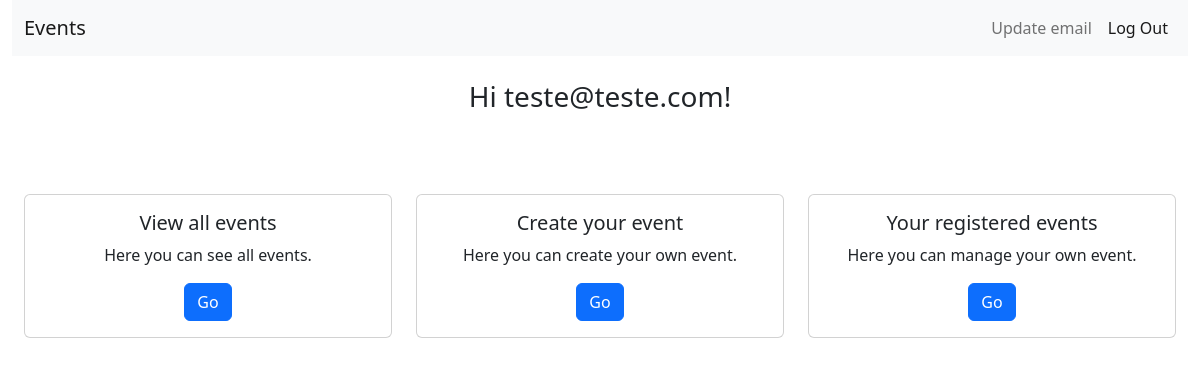
The app's page / (signed in), older data.
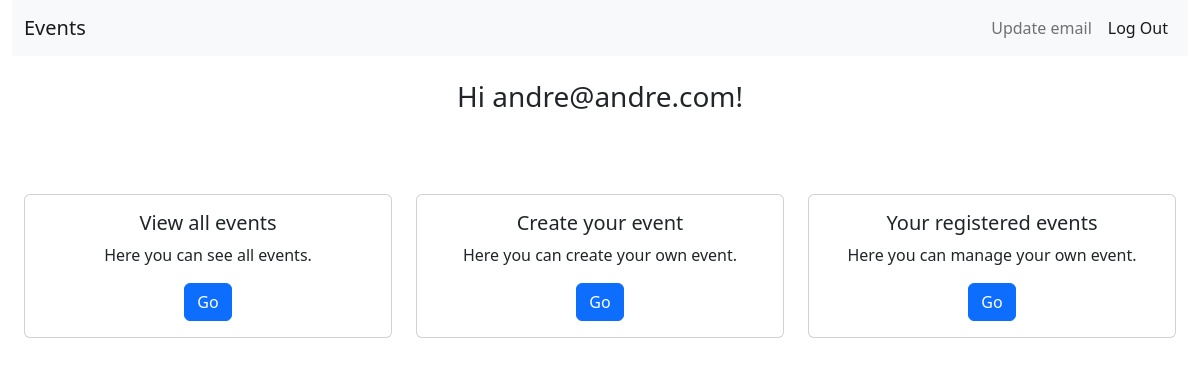
The same page, newer data.
### accounts/models.py (models this page shows, shortened)
class CustomUser(AbstractBaseUser, PermissionsMixin):
    email = models.EmailField('email address', unique=True)
    is_staff = models.BooleanField(default=False)
    is_active = models.BooleanField(default=True)
    date_joined = models.DateTimeField(default=timezone.now)
    USERNAME_FIELD = 'email'
    REQUIRED_FIELDS = []
    objects = CustomUserManager()

### templates/home.html (shortened to what this page needs)
{% extends 'base.html' %}
{% load crispy_forms_tags %}
{% block content %}
<div class="container-fluid">
  {% if user.is_authenticated %}
  <br>
  <h3 class="text-center">Hi {{ user.email }}!</h3>
  <br>
  <br>
  <br>
  <div class="row">
    <div class="col-sm">
      <div class="card text-center">
        <div class="card-body">
          <h5 class="card-title">View all events</h5>
          <p class="card-text">Here you can see all events.</p>
          <a href="{% url 'alleventslistview' %}" class="btn btn-primary">Go</a>
        </div>
      </div>
    </div>
    <div class="col-sm">
      <div class="card text-center">
        <div class="card-body">
          <h5 class="card-title">Create your event</h5>
          <p class="card-text">Here you can create your own event.</p>
          <a href="{% url 'eventscreateview' %}" class="btn btn-primary">Go</a>
        </div>
      </div>
    </div>
    <div class="col-sm">
      <div class="card text-center">
        <div class="card-body">
          <h5 class="card-title">Your registered events</h5>
          <p class="card-text">Here you can manage your own event.</p>
          <a href="{% url 'usereventslistview' %}" class="btn btn-primary">Go</a>
        </div>
      </div>
    </div>
  </div>
  {% endif %}
</div>
{% endblock %}

Row changes from the older to the newer data that the page shows:
changed CustomUser: email "teste@teste.com" → "andre@andre.com"
